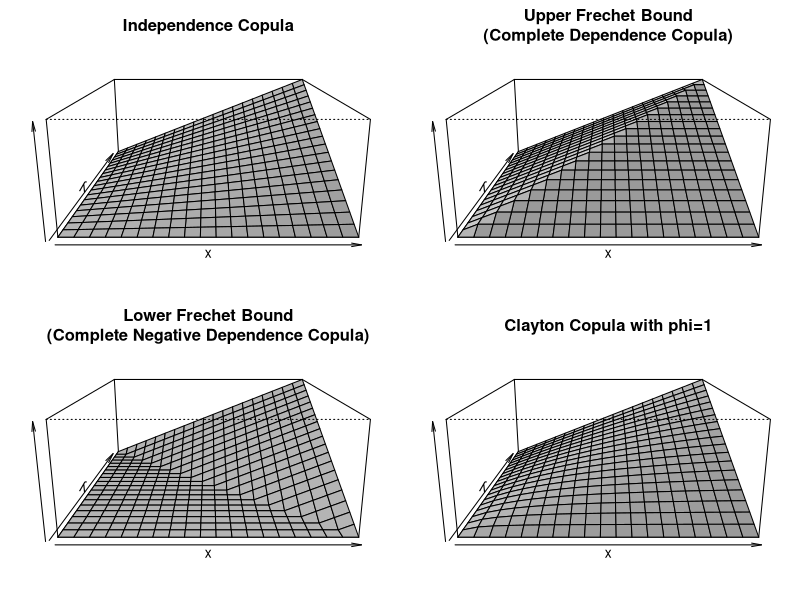
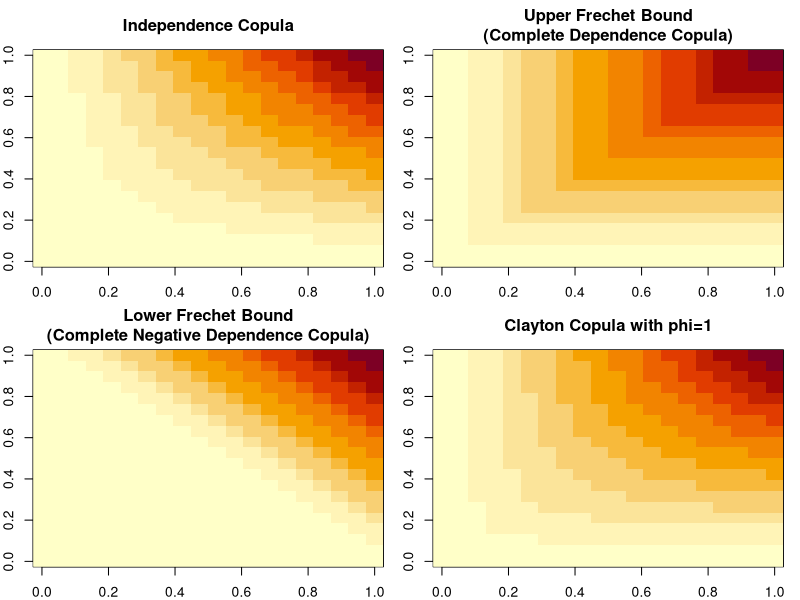

The R script that drew these images, in order:
n <- 20

x <- seq(0,1,length=n)
y <- seq(0,1,length=n)

indep.copula <- outer(x,y,function(x,y) x*y)
upper.copula <- outer(x,y,function(x,y) pmin(x,y))
lower.copula <- outer(x,y,function(x,y) pmax(x+y-1,0))

clayton.copula <- function (x,y,theta) 
    outer(x,y,function(x,y) (x^-theta + y^-theta-1)^(-1/theta))
    
gaussian.copula <- function (x,y,rho)
    outer(x,y,function(x,y) qnorm(x)*(qnorm(y) - rho))
    
old.par <- par(mfrow=c(2,2),mar=c(2,2,3,1))
persp(x,y,indep.copula,shade=.5,border=1,expand=.4,zlab="",main="Independence Copula")
persp(x,y,upper.copula,shade=.5,border=1,expand=.4,zlab="",main="Upper Frechet Bound\n(Complete Dependence Copula)")
persp(x,y,lower.copula,shade=.5,border=1,expand=.4,zlab="",main="Lower Frechet Bound\n(Complete Negative Dependence Copula)")
persp(x,y,clayton.copula(x,y,1),shade=.5,border=1,expand=.4,zlab="",main="Clayton Copula with phi=1")
par(old.par)

windows()
old.par <- par(mfrow=c(2,2),mar=c(2,2,3,1))

image(x,y,indep.copula,main="Independence Copula")
image(x,y,upper.copula,main="Upper Frechet Bound\n(Complete Dependence Copula)")
image(x,y,lower.copula,main="Lower Frechet Bound\n(Complete Negative Dependence Copula)")
#image(x,y,gaussian.copula(x,y,.5))
image(x,y,clayton.copula(x,y,1),main="Clayton Copula with phi=1")
par(old.par)
